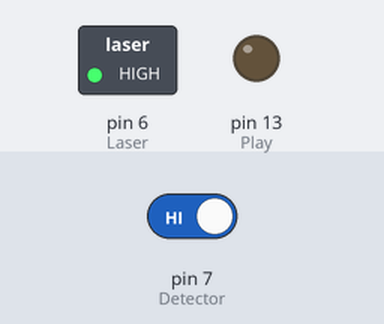
Simulated run of this sketch. Board: Arduino Uno, built with avr-gcc and run on an emulated ATmega328P. On the bench: switched loads named in the sketch (green lamp = pin HIGH), output pins drawn as LEDs (lit = HIGH). The test bench sets the inputs (shaded band); at power-on: pin 7 (Detector) HIGH. What the sketch prints to the serial monitor is not drawn.

Above: at 1.2 s.
1.3 s: pin 7 (Detector) driven LOW
At 1.9 s:
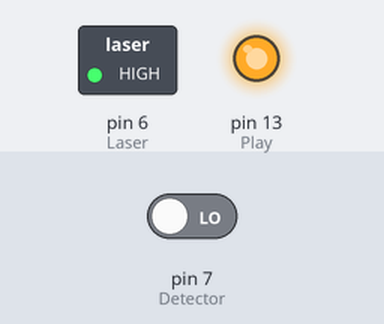
2.8 s: pin 7 (Detector) driven HIGH
At 4.6 s:
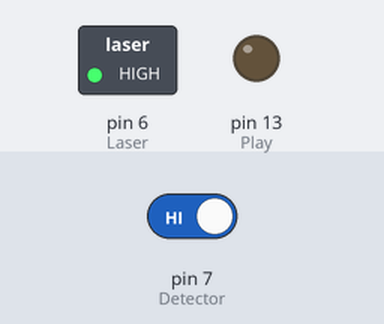
Timing chart, 0 to 6.1 s (numbered marks = the images above; inputs shaded):
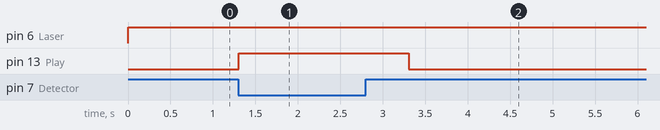

Measured:
- after the input at 1.3 s, pin 13 (Play): LOW → HIGH at once
- after the input at 2.8 s, pin 13 (Play): HIGH → LOW after 0.51 s

The sketch:

laser.ino
```cpp
int Laser = 6;
int Detector = 7;
int Play = 13;

void setup(){
  Serial.begin (9600);
  pinMode(Laser, OUTPUT);
  pinMode(Detector, INPUT);
  pinMode(Play, OUTPUT);
}

void loop(){
  digitalWrite(Laser, HIGH);

  boolean val = digitalRead(Detector);
  Serial.println(val);
  if (val == 0) {
    digitalWrite(Play, HIGH);
    delay(1000);
  }
  else {
    digitalWrite(Play, LOW);
  }
}
```
